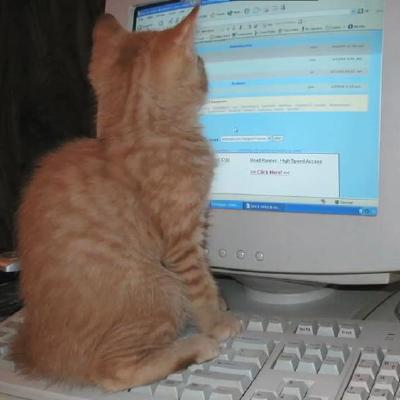
#> input picture octocat.jpg, 400 x 400 px
$ python decrypt.py octocat.jpg
#> lines starting #> are read from the running program, lines starting #| are printed output that depends on the picture
#!/usr/bin/env python3

import cv2
import sys
from os.path import exists


def decrypt(img):  # only for greyscale images

    x, y = img.shape[: 2]

    byte = ""
    msg = ""

    k = 0

    for i in range(x):
        for j in range(y):
            byte += str(img[i, j] & 1)
            k += 1
            if (k == 8):
                msg += chr(int(byte, 2))
                k = 0
                byte = ""

    pos = msg.find('_')
    msg_len = int(msg[: pos])

    return msg[pos + 1: pos + 1 + msg_len]


if len(sys.argv) != 2:
    print(f"usage: {sys.argv[0]} <filename>")
    exit(1)

filename = sys.argv[1]

if not exists(filename):
    print("file doesn't exists")
    exit(1)

# converting the image into greyscale
img = cv2.imread(filename)
#> img is the input picture: shape (400, 400, 3); mean B, G, R 115.6, 119.6, 121.1

x, y = img.shape[: 2]
#> x = 400; y = 400

gs_img = cv2.numpy.zeros([x, y], dtype=cv2.numpy.uint8)

for i in range(x):
    for j in range(y):
        gs_img[i, j] = cv2.numpy.mean(img[i, j])
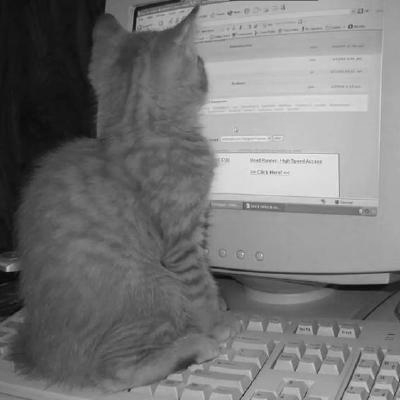
#> gs_img: shape (400, 400); min 5, max 240, mean 118.5

decrypted_msg = decrypt(gs_img.copy())
#> after the loop in decrypt, `for i in range(x):`: byte = ''; k = 0
#> in decrypt, `pos = msg.find('_')`: pos = 278
#> (the run stopped early here; a loop or call above may not have finished)
